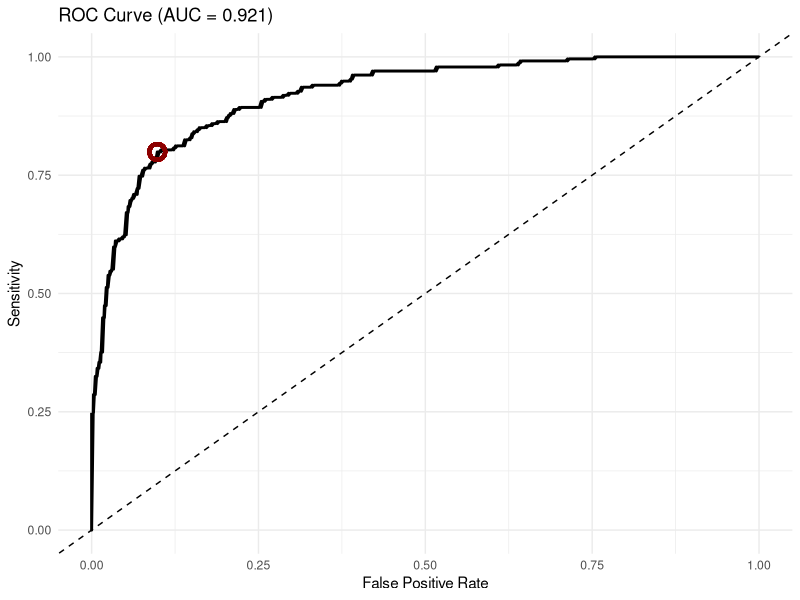
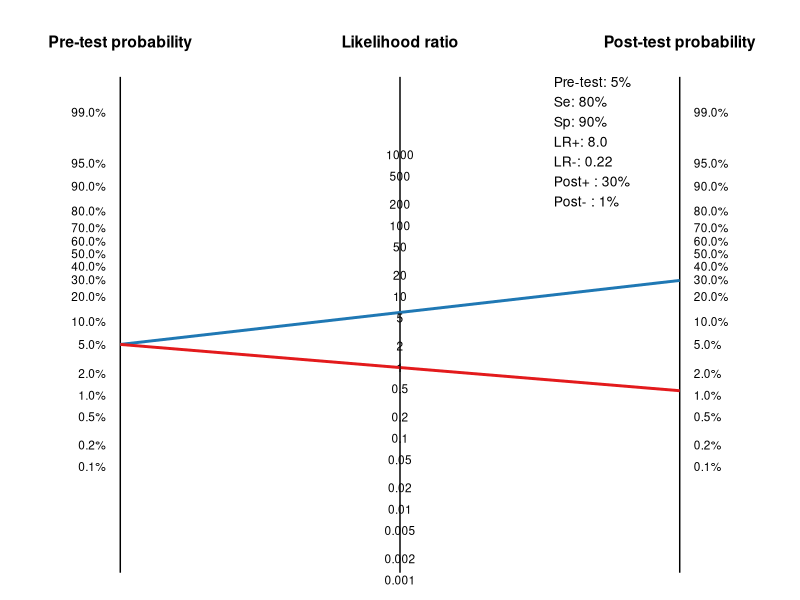
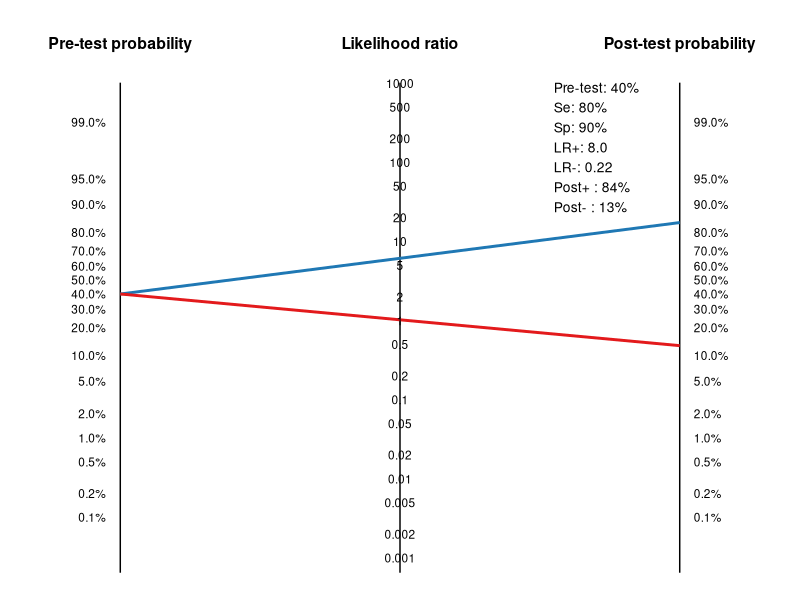
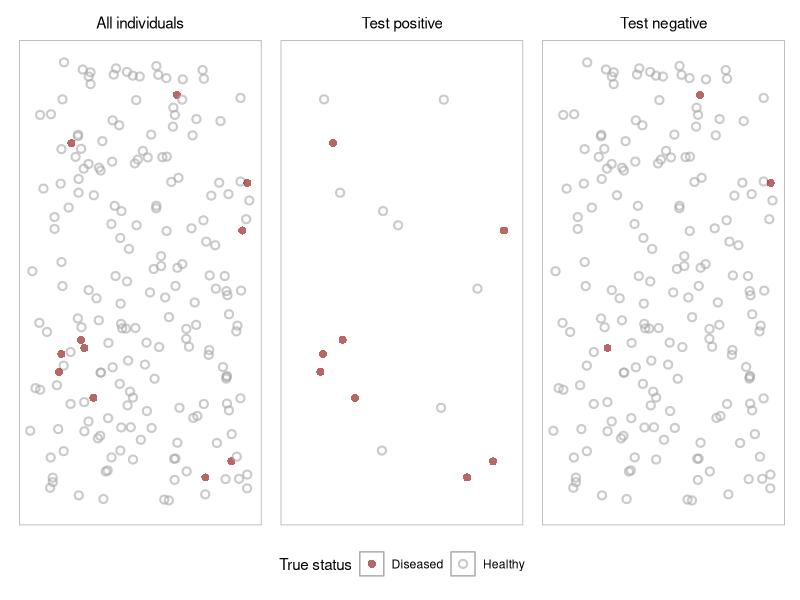
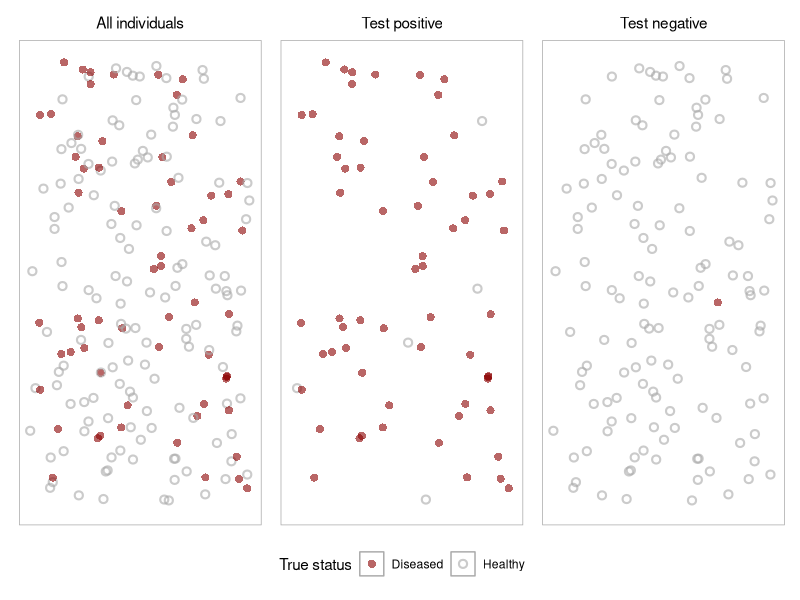
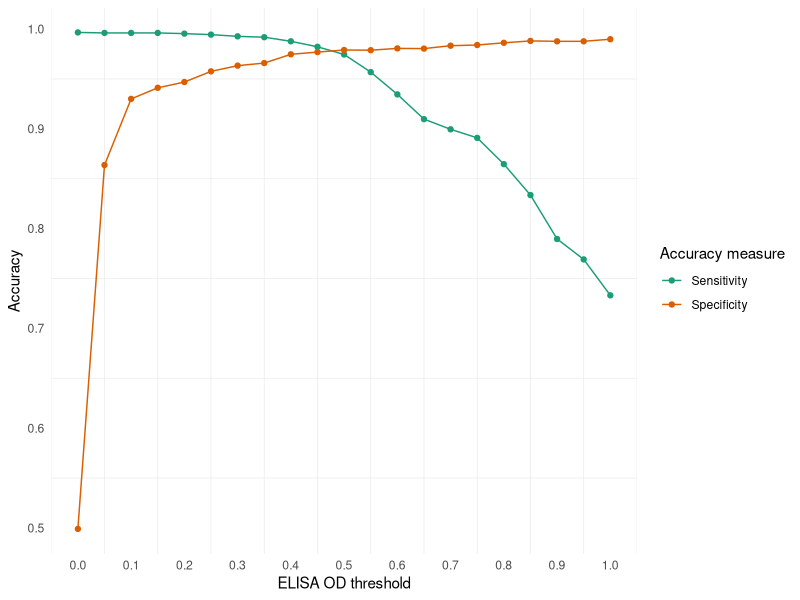
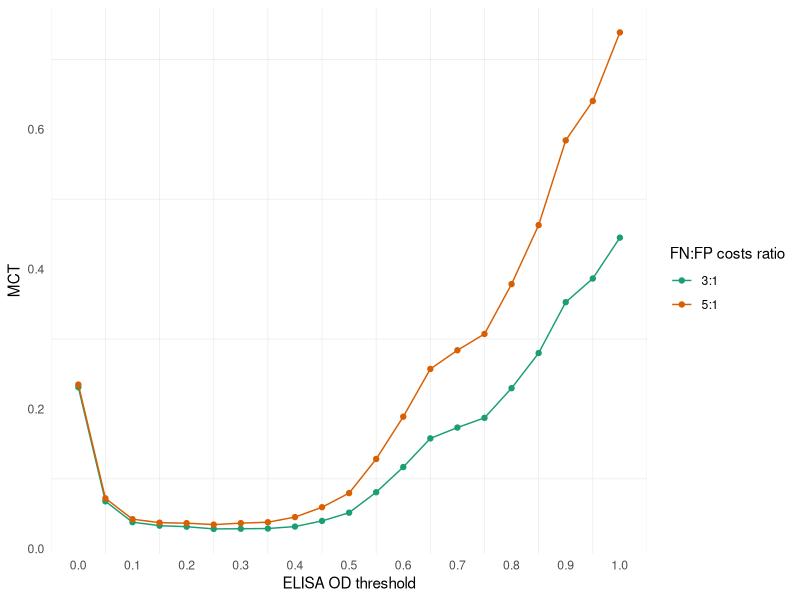
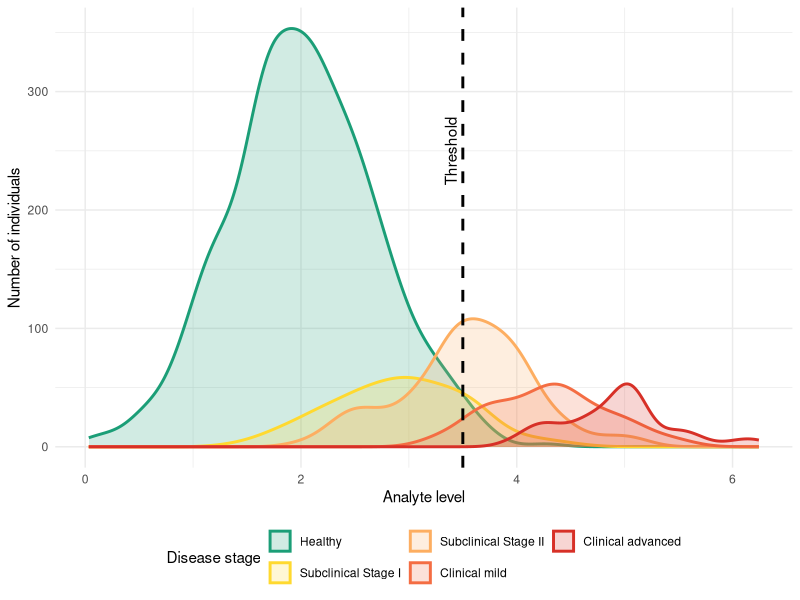

The R source for these figures, in order:
## ---- chunk 1
#| include: false
se <- round(18/(18+3), digits=2)
sp <- round(80/(19+80), digits=2)
## ---- chunk 2
#| include: false
se.l <- round((18/21)-1.96*sqrt((18/21*(1-18/21))/(21)), digits=2)
se.h <- round(min((18/21)+1.96*sqrt((18/21*(1-18/21))/(21)), 1.0), digits=2)
sp.l <- round((80/99)-1.96*sqrt((80/99*(1-80/99))/(99)), digits=2)
sp.h <- round((80/99)+1.96*sqrt((80/99*(1-80/99))/(99)), digits=2)
## ---- chunk 3
#| message: false
#| warning: false
#| include: false
set.seed(123)

# 1. Simulate data
n <- 600

# True disease status (0 = healthy, 1 = diseased)
status <- rbinom(n, 1, 0.4)

# Continuous test values:
# Diseased have higher values on average
test_value <- rnorm(n, mean = 0 + 2*status, sd = 1)

df <- data.frame(
  status = status,
  test_value = test_value
)

## ---- chunk 4
#| echo: false
#| message: false
#| warning: false
#| fig-cap: Receiver operating characteristic (ROC) curve illustrating the hypothetical test performance across the full range of possible thresholds. The red marker denotes the threshold that maximizes the Youden index. 

library(pROC)
library(ggplot2)

# 2. ROC analysis
roc_obj <- roc(df$status, df$test_value)
#roc_smooth <- smooth(roc_obj, method = "density")

# 3. AUC
auc_value <- auc(roc_obj)

# 4. Optimal threshold (Youden index)
coords_best <- coords(
  roc_obj,
  x = "best",
  best.method = "youden",
  ret = c("threshold", "sensitivity", "specificity")
)

best_spec <- coords_best["specificity"][[1]]
best_sens <- coords_best["sensitivity"][[1]]

# 5. Prepare data for ggplot
roc_df <- data.frame(
  specificity = roc_obj$specificities,
  sensitivity = roc_obj$sensitivities
)
# Order by increasing false positive rate
roc_df <- roc_df[order(1 - roc_df$specificity), ]

# 6. Plot ROC with optimal point
ggplot(roc_df, aes(x = 1 - specificity, y = sensitivity)) +
  geom_line(linewidth = 1) +
  geom_abline(linetype = "dashed") +
  geom_point(aes(x = 1 - best_spec, y = best_sens), size =4, shape=21, stroke=2, color="darkred", fill=NA) +
  labs(
    title = paste0("ROC Curve (AUC = ", round(auc_value, 3), ")"),
    x = "False Positive Rate",
    y = "Sensitivity"
  ) +
  theme_minimal()
## ---- chunk 5
#| echo: false
#| message: false
#| warning: false
#| fig-cap: Fagan nomogram for a diagnostic test with 80% sensitivity and 90% specificity, for a patient with a pre-test probability of disease of 5%.

#-----------------------------
# Helpers
#-----------------------------
prob_to_odds <- function(p) p / (1 - p)
odds_to_prob <- function(o) o / (1 + o)

library(ggplot2)
library(scales)

#-----------------------------
# Inputs
#-----------------------------
pretest <- 0.05
Se <- 0.80
Sp <- 0.90
PLR <- Se/(1-Sp)
NLR <- (1-Se)/Sp

# Axis positions
x_pre  <- 0
x_lr   <- 1
x_post <- 2

# Log-odds
y_pre <- log10(prob_to_odds(pretest))
y_post_pos <- y_pre + log10(PLR)
y_post_neg <- y_pre + log10(NLR)

#-----------------------------
# Derived values (formatted)
#-----------------------------
post_pos <- odds_to_prob(prob_to_odds(pretest) * PLR)
post_neg <- odds_to_prob(prob_to_odds(pretest) * NLR)

label_text <- paste0(
  "Pre-test: ", percent(pretest, accuracy = 1), "\n",
  "Se: ", percent(Se, accuracy = 2), "\n",
  "Sp: ", percent(Sp, accuracy = 2), "\n",
  "LR+: ", sprintf("%.1f", PLR), "\n",
  "LR-: ", sprintf("%.2f", NLR), "\n",
  "Post+ : ", percent(post_pos, accuracy = 1), "\n",
  "Post- : ", percent(post_neg, accuracy = 1)
)

#-----------------------------
# KEY STEP: align LR axis
#-----------------------------
# We force the LR+ point to lie exactly on the line
y_lr_anchor <- (y_pre + y_post_pos) / 2   # midpoint on the straight line

# Therefore:
C <- y_lr_anchor - log10(PLR)

# Apply shift to LR scale
lr_ticks <- c(0.001, 0.002, 0.005, 0.01, 0.02, 0.05, 0.1, 0.2, 0.5, 1, 2, 5, 10, 20, 50, 100, 200, 500, 1000)
lr_y <- log10(lr_ticks) + C

#-----------------------------
# Probability ticks
#-----------------------------
prob_ticks <- c(0.001, 0.002, 0.005, 0.01, 0.02, 0.05, 0.1, 0.2, 0.3, 0.4, 0.5, 0.6, 0.7, 0.8, 0.9, 0.95, 0.99)
prob_y <- log10(prob_to_odds(prob_ticks))

#-----------------------------
# Plot
#-----------------------------
# Add small margin
vline_bottom <- min(prob_y) - 1.5
vline_top    <- max(prob_y) + 0.5  # same as before

ggplot() +
  # vertical lines as segments with margin
  geom_segment(aes(x = x_pre, xend = x_pre, y = vline_bottom, yend = vline_top)) +
  geom_segment(aes(x = x_lr,  xend = x_lr,  y = vline_bottom, yend = vline_top)) +
  geom_segment(aes(x = x_post,xend = x_post,y = vline_bottom, yend = vline_top)) +

  # straight lines
  geom_segment(aes(x = x_pre, y = y_pre,
                   xend = x_post, yend = y_post_pos),
               color = "#1F78B4", linewidth = 1) +
  geom_segment(aes(x = x_pre, y = y_pre,
                   xend = x_post, yend = y_post_neg),
               color = "#E31A1C", linewidth = 1) +

  # probability labels
  geom_text(aes(x = x_pre - 0.05, y = prob_y,
                label = percent(prob_ticks)),
            hjust = 1, size = 3) +
  geom_text(aes(x = x_post + 0.05, y = prob_y,
                label = percent(prob_ticks)),
            hjust = 0, size = 3) +

  # LR labels
  geom_text(aes(x = x_lr, y = lr_y,
                label = lr_ticks),
            vjust = -0.5, size = 3) +

  # Titles above the figure
  annotate("text", x = x_pre, y = max(prob_y) + 1.0,
           label = "Pre-test probability", fontface = "bold", size = 4) +
  annotate("text", x = x_lr, y = max(prob_y) + 1.0,
           label = "Likelihood ratio", fontface = "bold", size = 4) +
  annotate("text", x = x_post, y = max(prob_y) + 1.0,
           label = "Post-test probability", fontface = "bold", size = 4) +

  # Info box
  annotate("text", x = 1.55, y = max(prob_y) + 0.5,
           label = label_text,
           hjust = 0, vjust = 1, size = 3.5) +

  # Keep everything visible outside the panel
  coord_cartesian(clip = "off", ylim = c(vline_bottom, max(prob_y) + 1.2)) +

  theme_void() +
  xlim(-0.3, 2.3)
## ---- chunk 6
#| echo: false
#| message: false
#| warning: false
#| fig-cap: Fagan nomogram for a diagnostic test with 80% sensitivity and 90% specificity, for a patient with a pre-test probability of disease of 40%.

#-----------------------------
# Helpers
#-----------------------------
prob_to_odds <- function(p) p / (1 - p)
odds_to_prob <- function(o) o / (1 + o)

library(ggplot2)
library(scales)

#-----------------------------
# Inputs
#-----------------------------
pretest <- 0.40
Se <- 0.80
Sp <- 0.90
PLR <- Se/(1-Sp)
NLR <- (1-Se)/Sp

# Axis positions
x_pre  <- 0
x_lr   <- 1
x_post <- 2

# Log-odds
y_pre <- log10(prob_to_odds(pretest))
y_post_pos <- y_pre + log10(PLR)
y_post_neg <- y_pre + log10(NLR)

#-----------------------------
# Derived values (formatted)
#-----------------------------
post_pos <- odds_to_prob(prob_to_odds(pretest) * PLR)
post_neg <- odds_to_prob(prob_to_odds(pretest) * NLR)

label_text <- paste0(
  "Pre-test: ", percent(pretest, accuracy = 1), "\n",
  "Se: ", percent(Se, accuracy = 2), "\n",
  "Sp: ", percent(Sp, accuracy = 2), "\n",
  "LR+: ", sprintf("%.1f", PLR), "\n",
  "LR-: ", sprintf("%.2f", NLR), "\n",
  "Post+ : ", percent(post_pos, accuracy = 1), "\n",
  "Post- : ", percent(post_neg, accuracy = 1)
)

#-----------------------------
# KEY STEP: align LR axis
#-----------------------------
# We force the LR+ point to lie exactly on the line
y_lr_anchor <- (y_pre + y_post_pos) / 2   # midpoint on the straight line

# Therefore:
C <- y_lr_anchor - log10(PLR)

# Apply shift to LR scale
lr_ticks <- c(0.001, 0.002, 0.005, 0.01, 0.02, 0.05, 0.1, 0.2, 0.5, 1, 2, 5, 10, 20, 50, 100, 200, 500, 1000)
lr_y <- log10(lr_ticks) + C

#-----------------------------
# Probability ticks
#-----------------------------
prob_ticks <- c(0.001, 0.002, 0.005, 0.01, 0.02, 0.05, 0.1, 0.2, 0.3, 0.4, 0.5, 0.6, 0.7, 0.8, 0.9, 0.95, 0.99)
prob_y <- log10(prob_to_odds(prob_ticks))

#-----------------------------
# Plot
#-----------------------------
# Add small margin
vline_bottom <- min(prob_y) - 0.7
vline_top    <- max(prob_y) + 0.5  # same as before

ggplot() +
  # vertical lines as segments with margin
  geom_segment(aes(x = x_pre, xend = x_pre, y = vline_bottom, yend = vline_top)) +
  geom_segment(aes(x = x_lr,  xend = x_lr,  y = vline_bottom, yend = vline_top)) +
  geom_segment(aes(x = x_post,xend = x_post,y = vline_bottom, yend = vline_top)) +

  # straight lines
  geom_segment(aes(x = x_pre, y = y_pre,
                   xend = x_post, yend = y_post_pos),
               color = "#1F78B4", linewidth = 1) +
  geom_segment(aes(x = x_pre, y = y_pre,
                   xend = x_post, yend = y_post_neg),
               color = "#E31A1C", linewidth = 1) +

  # probability labels
  geom_text(aes(x = x_pre - 0.05, y = prob_y,
                label = percent(prob_ticks)),
            hjust = 1, size = 3) +
  geom_text(aes(x = x_post + 0.05, y = prob_y,
                label = percent(prob_ticks)),
            hjust = 0, size = 3) +

  # LR labels
  geom_text(aes(x = x_lr, y = lr_y,
                label = lr_ticks),
            vjust = -0.5, size = 3) +

  # Titles above the figure
  annotate("text", x = x_pre, y = max(prob_y) + 1.0,
           label = "Pre-test probability", fontface = "bold", size = 4) +
  annotate("text", x = x_lr, y = max(prob_y) + 1.0,
           label = "Likelihood ratio", fontface = "bold", size = 4) +
  annotate("text", x = x_post, y = max(prob_y) + 1.0,
           label = "Post-test probability", fontface = "bold", size = 4) +

  # Info box
  annotate("text", x = 1.55, y = max(prob_y) + 0.5,
           label = label_text,
           hjust = 0, vjust = 1, size = 3.5) +

  # Keep everything visible outside the panel
  coord_cartesian(clip = "off", ylim = c(vline_bottom, max(prob_y) + 1.2)) +

  theme_void() +
  xlim(-0.3, 2.3)
## ---- chunk 7
#| include: false

set.seed(123)  
n <- 200
dt <- data.frame(
  x   = runif(n),        
  y   = runif(n),        
  d5  = rbinom(n, 1, 0.05),  # 5% ones, 95% zeros
  d30 = rbinom(n, 1, 0.30)
)


dt$t5 <- with(dt, ifelse(
  d5 == 1,
  rbinom(sum(d5 == 1), 1, 0.90),        
  rbinom(sum(d5 == 0), 1, 0.05)         
))

dt$t30 <- with(dt, ifelse(
  d30 == 1,
  rbinom(sum(d30 == 1), 1, 0.90),        
  rbinom(sum(d30 == 0), 1, 0.05)         
))

dt$d5 <- ifelse(dt$d5==1, "Diseased", "Healthy")
dt$d30 <- ifelse(dt$d30==1, "Diseased", "Healthy")

dt$t5 <- ifelse(dt$t5==1, "Positive", "Negative")
dt$t30 <- ifelse(dt$t30==1, "Positive", "Negative")
## ---- chunk 8
#| message: false
#| warning: false
#| include: false

library(ggplot2)
library(patchwork)

# ---------------------------------
# Aesthetics
# ---------------------------------
d_colors <- c("Diseased" = "darkred", "Healthy" = "darkgrey")
d_shapes <- c("Diseased" = 16, "Healthy" = 1)

base_theme <- theme(
  axis.title = element_blank(),
  axis.text  = element_blank(),
  axis.ticks = element_blank(),
  panel.grid = element_blank(),
  panel.background = element_rect(fill = "white", colour = "darkgrey"),
  plot.title = element_text(size = 11, hjust = 0.5),
  legend.position = "bottom"
)

# ---------------------------------
# Plot: All individuals
# ---------------------------------
p_all <- ggplot(dt, aes(x = x, y = y, color = d5, shape = d5)) +
  geom_point(alpha = 0.6, size = 2, stroke = 1.1) +
  scale_color_manual(values = d_colors, name = "True status") +
  scale_shape_manual(values = d_shapes,  name = "True status") +
  coord_fixed(ratio = 2, xlim = c(0, 1), ylim = c(0, 1)) +
  ggtitle("All individuals") +
  base_theme +
  labs(y = NULL)

# ---------------------------------
# Plot: Test positive
# ---------------------------------
p_pos <- ggplot(
  dt[dt$t5 == "Positive", ],
  aes(x = x, y = y, color = d5, shape = d5)
) +
  geom_point(alpha = 0.6, size = 2, stroke = 1.1) +
  scale_color_manual(values = d_colors, name = "True status") +
  scale_shape_manual(values = d_shapes,  name = "True status") +
  coord_fixed(ratio = 2, xlim = c(0, 1), ylim = c(0, 1)) +
  ggtitle("Test positive") +
  base_theme +
  labs(y = NULL)

# ---------------------------------
# Plot: Test negative
# ---------------------------------
p_neg <- ggplot(
  dt[dt$t5 == "Negative", ],
  aes(x = x, y = y, color = d5, shape = d5)
) +
  geom_point(alpha = 0.6, size = 2, stroke = 1.1) +
  scale_color_manual(values = d_colors, name = "True status") +
  scale_shape_manual(values = d_shapes,  name = "True status") +
  coord_fixed(ratio = 2, xlim = c(0, 1), ylim = c(0, 1)) +
  ggtitle("Test negative") +
  base_theme +
  labs(y = NULL)
## ---- chunk 9
#| echo: false
#| message: false
#| warning: false
#| fig-cap: True disease status and test outcomes for a diagnostic test with 90% sensitivity and 95% specificity, applied to a population with 5% disease prevalence.

(p_all | p_pos | p_neg) +
  plot_layout(guides = "collect") &
  theme(legend.position = "bottom")
## ---- chunk 10
#| message: false
#| warning: false
#| include: false

# ---------------------------------
# Plot: All individuals
# ---------------------------------
p_all2 <- ggplot(dt, aes(x = x, y = y, color = d30, shape = d30)) +
  geom_point(alpha = 0.6, size = 2, stroke = 1.1) +
  scale_color_manual(values = d_colors, name = "True status") +
  scale_shape_manual(values = d_shapes,  name = "True status") +
  coord_fixed(ratio = 2, xlim = c(0, 1), ylim = c(0, 1)) +
  ggtitle("All individuals") +
  base_theme +
  labs(y = NULL)

# ---------------------------------
# Plot: Test positive
# ---------------------------------
p_pos2 <- ggplot(
  dt[dt$t30 == "Positive", ],
  aes(x = x, y = y, color = d30, shape = d30)
) +
  geom_point(alpha = 0.6, size = 2, stroke = 1.1) +
  scale_color_manual(values = d_colors, name = "True status") +
  scale_shape_manual(values = d_shapes,  name = "True status") +
  coord_fixed(ratio = 2, xlim = c(0, 1), ylim = c(0, 1)) +
  ggtitle("Test positive") +
  base_theme +
  labs(y = NULL)

# ---------------------------------
# Plot: Test negative
# ---------------------------------
p_neg2 <- ggplot(
  dt[dt$t30 == "Negative", ],
  aes(x = x, y = y, color = d30, shape = d30)
) +
  geom_point(alpha = 0.6, size = 2, stroke = 1.1) +
  scale_color_manual(values = d_colors, name = "True status") +
  scale_shape_manual(values = d_shapes,  name = "True status") +
  coord_fixed(ratio = 2, xlim = c(0, 1), ylim = c(0, 1)) +
  ggtitle("Test negative") +
  base_theme +
  labs(y = NULL)

## ---- chunk 11
#| echo: false
#| fig-cap: True disease status and test outcomes for a diagnostic test with 90% sensitivity and 95% specificity, applied to a population with 30% disease prevalence.

(p_all2 | p_pos2 | p_neg2) +
  plot_layout(guides = "collect") &
  theme(legend.position = "bottom")

## ---- chunk 12
#| message: false
#| warning: false
#| include: false

library(readxl)

df <- read_xlsx("Data/MCT/MCT PAG 2017.xlsx")

P=0.55

df$PPV <- df$Se*P/(df$Se*P + (1-P)*(1-df$Sp))
df$NPV <- (df$Sp*(1-P))/((1-df$Se)*P + (1-P)*(df$Sp))

df$MCT3 <- (1-P)*(1-df$Sp) + 3*P*(1-df$Se)
df$MCT5 <- (1-P)*(1-df$Sp) + 5*P*(1-df$Se)

df$youden <- df$Se+df$Sp-1

## ---- chunk 13
#| echo: false
#| message: false
#| warning: false
#| fig-cap: Accuracy, across different potential OD thresholds, of an ELISA test detecting pregnancy in dairy cows.
 

library(ggplot2)

ggplot(df, aes(x = Threshold)) +
 geom_line(aes(y = Se, color = "Se")) +
  geom_point(aes(y = Se, color = "Se")) +
  geom_line(aes(y = Sp, color = "Sp")) +
  geom_point(aes(y = Sp, color = "Sp")) +
  scale_color_manual(
    values = c("Se" = "#1b9e77", "Sp" = "#d95f02"),
    labels = c("Se" = "Sensitivity", "Sp" = "Specificity")
  ) +
labs(
    x = "ELISA OD threshold",
    y = "Accuracy",
    color = "Accuracy measure"
  ) +
  scale_x_continuous(breaks = seq(0, 1, by = 0.1)) +
  theme_minimal() +
  theme(panel.grid.major = element_blank())


## ---- chunk 14
#| echo: false
#| message: false
#| warning: false
#| fig-cap: Misclassification cost analysis for different potential OD thresholds for an ELISA test detecting pregnancy and used in dairy herds with a pregnancy prevalence of 55% and for two false negative (FN) to false positive (FP) costs ratio.
 

library(ggplot2)

ggplot(df, aes(x = Threshold)) +
 geom_line(aes(y = MCT3, color = "MCT3")) +
  geom_point(aes(y = MCT3, color = "MCT3")) +
  geom_line(aes(y = MCT5, color = "MCT5")) +
  geom_point(aes(y = MCT5, color = "MCT5")) +
  scale_color_manual(
    values = c("MCT3" = "#1b9e77", "MCT5" = "#d95f02"),
    labels = c("MCT3" = "3:1", "MCT5" = "5:1")
  ) +
labs(
    x = "ELISA OD threshold",
    y = "MCT",
    color = "FN:FP costs ratio"
  ) +
  scale_x_continuous(breaks = seq(0, 1, by = 0.1)) +
  theme_minimal() +
  theme(panel.grid.major = element_blank())

## ---- chunk 15
#| message: false
#| warning: false
#| include: false

library(dplyr)
library(truncnorm)

set.seed(123)

#-----------------------------
# Simulate data
#-----------------------------

data <- bind_rows(
  data.frame(group = "Healthy", value = rtruncnorm(
  n = 600,
  a = 0,        # lower bound
  b = Inf,      # upper bound
  mean = 2,
  sd = 0.7
)),
  data.frame(group = "Subclinical Stage I", value = rnorm(100, mean = 3, sd = 0.6)),
  data.frame(group = "Subclinical Stage II", value = rnorm(150, mean = 3.5, sd = 0.6)),
  data.frame(group = "Clinical mild", value = rnorm(75, mean = 4.2, sd = 0.5)),
  data.frame(group = "Clinical advanced", value = rnorm(50, mean = 5, sd = 0.5))
)

# Order groups for legend
data$group <- factor(
  data$group,
  levels = c("Healthy",
             "Subclinical Stage I",
             "Subclinical Stage II",
             "Clinical mild",
             "Clinical advanced")
)

# Threshold
threshold <- 3.5
data$test <- ifelse(data$value>=threshold, 1, 0) 

# Compute Se and Sp
# Bad design
results1 <- data %>%
  summarise(
    sensitivity = mean(test == 1 & group == "Clinical advanced") /
                  mean(group == "Clinical advanced"),
    
    specificity = mean(test == 0 & group == "Healthy") /
                  mean(group == "Healthy")
  )

# Complete design
results2 <- data %>%
  summarise(
    sensitivity = mean(test == 1 & group != "Healthy") /
                  mean(group != "Healthy"),
    
    specificity = mean(test == 0 & group == "Healthy") /
                  mean(group == "Healthy")
  )


## ---- chunk 16
#| echo: false
#| message: false
#| warning: false
#| fig-cap: Distribution of test‑measured analyte levels across a hypothetical population at successive stages of a disease spectrum.


# Define a gradient of 5 colors
stage_colors <- c(
  "Healthy" = "#1b9e77",        # greenish = healthy
  "Subclinical Stage I" = "#ffd92f", 
  "Subclinical Stage II" = "#fdae61", 
  "Clinical mild" = "#f46d43", 
  "Clinical advanced" = "#d73027" # red = severe
)
stage_fill <- stage_colors  # same for fill


#-----------------------------
# Plot
#-----------------------------
ggplot(data, aes(x = value, color = group, fill = group)) +
  geom_density(
    aes(y = after_stat(count)),
    alpha = 0.2,
    size = 1) +
  # Threshold line
  geom_vline(xintercept = threshold, linetype = "dashed", size = 1) +
  scale_color_manual(values = stage_colors) +
  scale_fill_manual(values = stage_fill) +
    # Labels
  annotate("text",
           x = threshold,
           y = 250,
           label = "Threshold",
           angle = 90,
           vjust = -0.5) +
    labs(
    x = "Analyte level",
    y = "Number of individuals",
    color = "Disease stage",
    fill = "Disease stage"
  ) +
  guides(
    color = guide_legend(nrow = 2),
    fill  = guide_legend(nrow = 2)
  ) +
  theme_minimal() +
  theme(
    legend.position = "bottom"
  )
